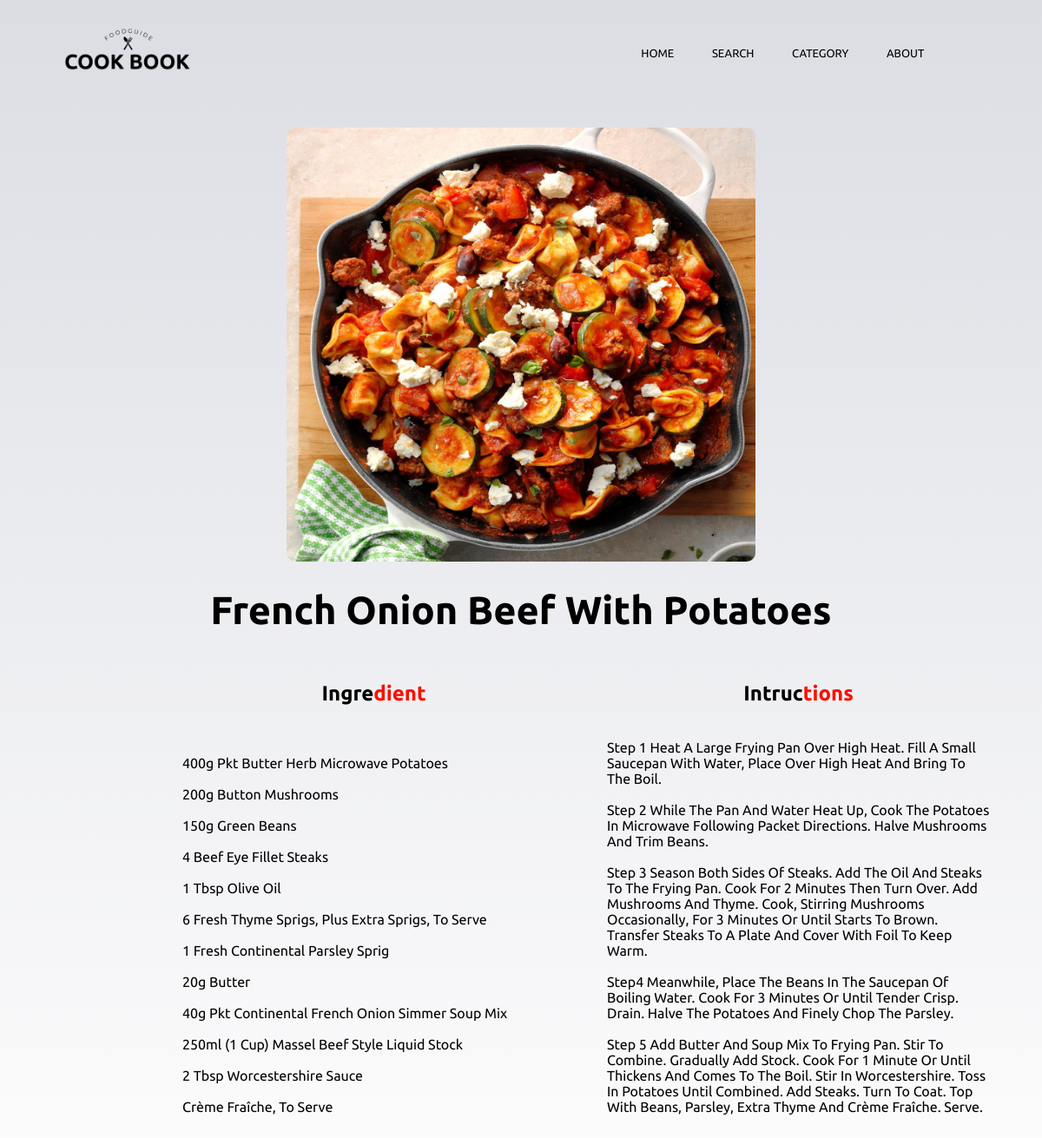
/recipe/3, run on the app's committed database.
### recipe/models.py (models this page shows, shortened)
class recipe(models.Model):
    class mode(models.TextChoices):
        dessert = "dessert"
        meat = "meat"
        halal = "halal"
        beverag = "beverag"
        ovovegen = "ovovegen"
        vegy = "vegetarian"
        appetizer = "appetizer"
    pic = models.ImageField(upload_to="",blank=True,null=True)
    menu = models.CharField(max_length=100,default=None)
    ingredient_unit = models.TextField(blank=True)
    HowToDo = models.TextField(blank=True)
    ingredientInmenu =models.ManyToManyField(ingredient,blank=True,related_name="ingredientInrecipe")
    type = models.CharField(max_length=100,
        choices=mode.choices,
        default=None,
        )
    status = ''
    price = models.FloatField(default=None, null=True)
    calorie = models.IntegerField(default=None, null=True)
    member = models.ManyToManyField(User,blank=True,related_name="member")
    like = models.ManyToManyField(User,blank=True,related_name="like")

### recipe/views.py (the view)
# urls.py: path('<int:menu_id>',views.menu,name="menu"),
def menu (request,menu_id):
    Recipe = get_object_or_404(recipe,pk=menu_id)
    if  Recipe.price == None or Recipe.price == 0.0:
        Recipe.status = "free"
        Recipe.save()
    else :
        Recipe.status = "price"
        Recipe.save()
        if not request.user.is_authenticated:
            return HttpResponseRedirect(reverse("login"))
    howtodo=Recipe.HowToDo.split('>')
    ingredient=Recipe.ingredient_unit.split('>')
    return render(request,"recipe/menu.html",{
        "menu": Recipe,
        "comment": Comment.objects.all(),
        'user':request.user,
        'howtodo':howtodo ,
        'ingredient':ingredient
    })

### recipe/templates/Recipe/menu.html (shortened to what this page needs)
{% extends 'recipe/base_menu.html' %}
{% block content %}
{% if menu.price > 0.0  %}
{% if menu.member.all  %}
  {% for member in menu.member.all %}
    {% if user == member %}
      <body>
          <main class="page">
            <div class="recipe-page">
              <section class="recipe-hero">
                <img class="recipe-hero-img" src="{{menu.pic.url}}" >
                <h2>{{menu.menu}}</h2>
              </section>
              <br><br><br>
              <section class="recipe-content">
                <article>
                  <h4 class="heading">Ingre<span>dient</span></h4>
                        <br>
                  <div class="single-instruction">
                    <head>
                      {% for list in ingredient %}
                      <p>{{list}}
                        <br>
                        <br>
                      </p>
                      <div></div>
                    </head>
                    {% endfor %}
                  </div>
                </article>
                <article class="second-column">
                  <div>
                    <h4 class="heading">Intruc<span>tions</span></h4>
                    {% for how in howtodo %}
                    <p class="single-ingredient">
                      {{how}}
                      <br>
                      <br>
                    </p>
                    {% endfor %}
                  </div>
                </article>
              </section>
              <br><br>
              {% if user.username != "" %}
                <div class="btn-menu">
                <a href = "{% url 'recipe:AddComment' menu.id %}" >Add comment</a>
                </div>
                {% endif %}
                <div class="show-comment">
                {% for com in comment %}
                {% if com.post == menu  %}
                <div class="container-comment">
                {{com.user}} {{com.date_added}}<br>
                    {{com.body}} <br>
                    <br><br>
                  </div>
                  {% endif %}
                {% endfor %}
                <br><br><br><br><br>
              </div>
            </div>
          </main>
    {% else %}
    <center style="margin-top: 3%;">
      คุณยังไม่ได้ซื้อเมนูนี้ <br> <br>
      <a href="{% url 'recipe:confirm' menu.id %}" class="hero-btn">Buy</a>
            </center>
    {% endif %}
    {% endfor %}{% else %}
    <center style="margin-top: 3%;">
      คุณยังไม่ได้ซื้อเมนูนี้ <br> <br>
      <a href="{% url 'recipe:confirm' menu.id %}" class="hero-btn" >Buy</a>
            </center>{% endif %}
{% else %}
    <body>
        <main class="page">
          <div class="recipe-page">
            <section class="recipe-hero">
              <img class="recipe-hero-img" src="{{menu.pic.url}}" >
              <h2>{{menu.menu}}</h2>
            </section>
            <br><br><br>
            <section class="recipe-content">
              <article>
                <h4 class="heading">Ingre<span>dient</span></h4>
                      <br>
                <div class="single-instruction">
                  <head>
                    {% for list in ingredient %}
                    <p>{{list}}
                      <br>
                      <br>
                    </p>
                  </head>
                  {% endfor %}
                </div>
              </article>
              <article class="second-column">
                <div>
                  <h4 class="heading">Intruc<span>tions</span></h4>
                  {% for how in howtodo %}
                  <p class="single-ingredient">
                    {{ how }}
                    <br>
                    <br>
                  </p>
                  {% endfor %}
                </div>
              </article>
            </section>
            <br><br>
          </div>
        </main>
{% endif %}
{% endblock %}

### static/css/style-cat.css (style rules this page uses)
* { margin: 0; padding: 0; font-family: 'Ubuntu', sans-serif; box-sizing: border-box; text-decoration: none; outline: none; border: none; text-transform: capitalize; transition: all .2s linear; }
body { background-image: linear-gradient(rgba(205, 207, 216, 0.7),rgba(255, 255, 255, 0.7)), url(/static/images/bg7.jpg) ; background-size: cover; background-position: center; background-attachment: fixed; }
.heading { text-align: center; font-size: 3.5rem; padding: 1rem; color: #666; }
.heading span { color: #f44336; }
.heading { text-align: center; font-size: 3.5rem; padding: 1rem; color: rgb(0, 0, 0); }
.heading span { color: #fa1100; }

### static/css/menu.css (style rules this page uses)
.page { width: 90vw; margin: 0 auto; padding-top: 2rem; min-height: calc(100vh - (10rem + 10rem )); }
.recipe-page .recipe-hero { display: flex; flex-wrap: wrap; justify-content: space-around; }
.recipe-hero-img { height: 500px; width: 50%; border-radius: 10px; }
.recipe-content { display: grid; gap: 3rem; grid-template-columns: 2fr 2fr; padding-left: 150px; }
.recipe-content .heading { padding: 0.15rem; font-size: 24px; color: rgb(0, 0, 0); }
.heading span { color: #fa1100; }
h2 { margin-top: 30px; font-size: 45px; }

### data on the page
recipe: pic (picture), menu "French Onion Beef With Potatoes"

### other printed values
{{ list }} "400g Pkt Butter Herb Microwave Potatoes" "200g Button Mushrooms" "150g Green Beans" "4 Beef Eye Fillet Steaks" "1 Tbsp Olive Oil" "6 Fresh Thyme Sprigs, Plus Extra Sprigs, To Serve" "1 Fresh Continental Parsley Sprig" "20g Butter" "40g Pkt Continental French Onion Simmer Soup Mix" "250ml (1 Cup) Massel Beef Style Liquid Stock" "2 Tbsp Worcestershire Sauce" "Crème Fraîche, To Serve"
{{ how }} "Step 1 Heat A Large Frying Pan Over High Heat. Fill A Small Saucepan With Water, Place Over High Heat And Bring To The Boil." "Step 2 While The Pan And Water Heat Up, Cook The Potatoes In Microwave Following Packet Directions. Halve Mushrooms And Trim Beans." "Step4 Meanwhile, Place The Beans In The Saucepan Of Boiling Water. Cook For 3 Minutes Or Until Tender Crisp. Drain. Halve The Potatoes And Finely Chop The Parsley."
